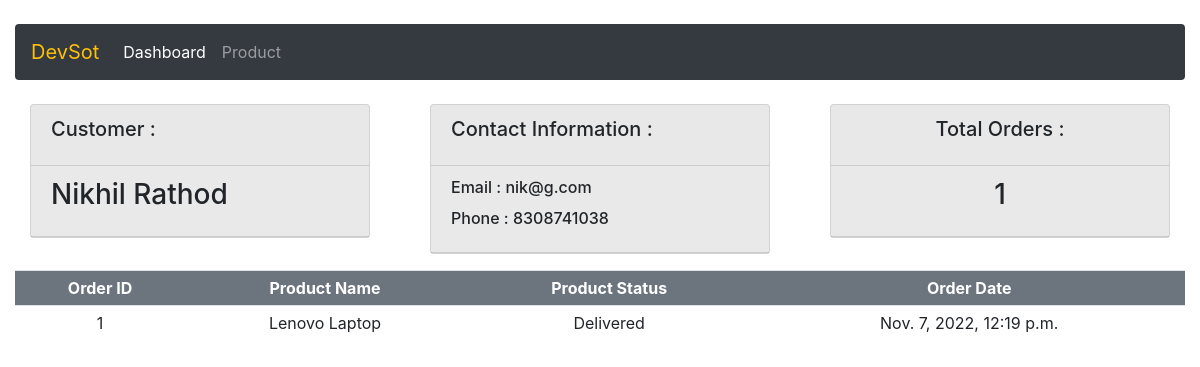
Screenshot of /customer/1 with the database file from the repository.
### nik_app/models.py (models this page shows)
class Customer(models.Model):
    name = models.CharField(max_length=50,null=True)
    phone = models.CharField(max_length=50,null=True)
    email = models.EmailField()
    date_created = models.DateTimeField(auto_now_add=True, null=True)
    def __str__(self):
        return self.name

class Order(models.Model):
    STATUS=(
        ('Pending','Pending'),
        ('Out for delivery','Out for delivery'),
        ('Delivered','Delivered')
    )
    customer = models.ForeignKey(Customer, null=True, on_delete=models.SET_NULL)
    product = models.ForeignKey(Product, null=True, on_delete=models.SET_NULL)
    date_created = models.DateTimeField(auto_now_add=True, null=True)
    status = models.CharField(max_length=50,null=True, choices=STATUS)

class Product(models.Model):
    CATEGORY=(
        ('Indoor', 'Indoor'),
        ('Out Door', 'Out Door'),
    )
    name = models.CharField(max_length=50,null=True)
    price = models.FloatField()
    category = models.CharField(max_length=50,null=True, choices= CATEGORY)
    description = models.CharField(max_length=200,null=True, blank=True)
    date_created = models.DateTimeField(auto_now_add=True,null=True)
    tags = models.ManyToManyField(Tags)
    def __str__(self):
        return self.name

### nik_app/views.py (the view)
# urls.py: path('customer/<str:cust_id>',views.customer, name="Customer")
def customer(request,cust_id):
    customer = Customer.objects.all()
    user = customer.filter(id=cust_id)
    orders = Order.objects.all()
    order = orders.filter(customer = cust_id)
    totalOrder = order.count()
    return render(request,'nik-app/customer.html',{'user':user[0],'customer':user,'order':order,'totalOrder':totalOrder})

### template/nik-app/customer.html
{% extends 'nik-app/base.html' %}
{%  block content%}
<br/>
<div class="row">
    <div class="col">
        <div class="col-md">
            <div class="card mb-3" style="background-color: #f0f0f0;">
                <div class="card-header ">
                    <h5 class="card-title ">Customer : </h5>
                </div>
                <div class="card-header">
                    <h3 class="card-title">{{user}}</h3>
                </div>
            </div>
        </div>
    </div>
    <div class="col">
        <div class="col-md">
            <div class="card mb-3" style="background-color: #f0f0f0;">
                <div class="card-header">
                    <h5 class="card-title">Contact Information : </h5>
                </div>
                <div class="card-header">
                    {% for i in customer %}
                    <h6 class="card-title">Email :  {{i.email}}</h6>
                    <h6 class="card-title"> Phone :  {{i.phone}}</h6>
                    {% endfor %}
                </div>
            </div>
        </div>
    </div>
    <div class="col">
        <div class="col-md">
            <div class="card text-center mb-3" style="background-color: #f0f0f0;">
                <div class="card-header">
                    <h5 class="card-title">Total Orders : </h5>
                </div>
                <div class="card-header">
                    <h3 class="card-title">{{totalOrder}}</h3>
                </div>
            </div>
        </div>
    </div>
</div>
<div class="row">
    <div class="col">
        <table class="table table-sm text-center">
            <tr class="text-white bg-secondary">
                <th>Order ID</th>
                <th>Product Name</th>
                <th>Product Status</th>
                <th>Order Date</th>
            </tr>
            {% for itm in order %}
            <tr>
                <td>{{itm.id}}</td>
                <td>{{itm.product}}</td>
                <td>{{itm.status}}</td>
                <td>{{itm.date_created}}</td>
            </tr>
            {% endfor %}
        </table>
    </div>
</div>
{% endblock %}

### rows the page displays
Customer: name "Nikhil Rathod", email "nik@g.com", phone "8308741038"
Order: id "1", product "Lenovo Laptop", status "Delivered", date_created "Nov. 7, 2022, 12:19 p.m."

### other values shown
{{ totalOrder }} "1"
